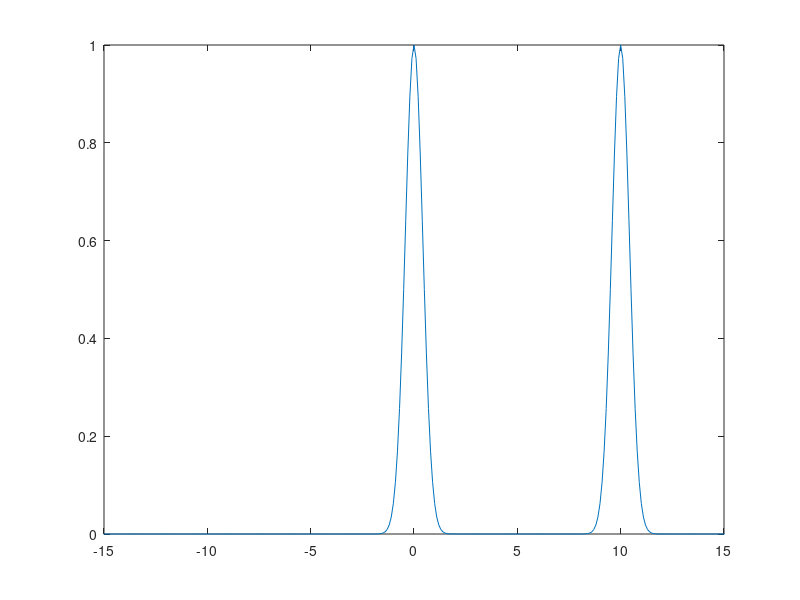
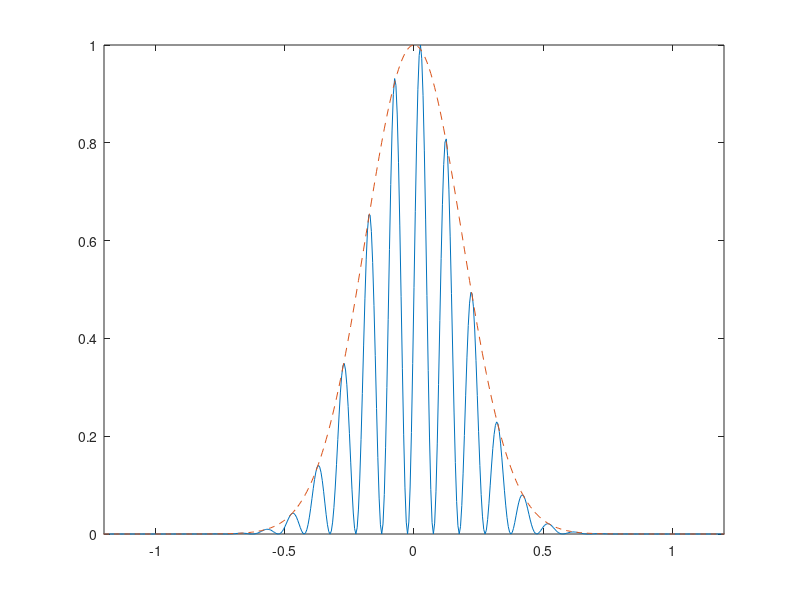
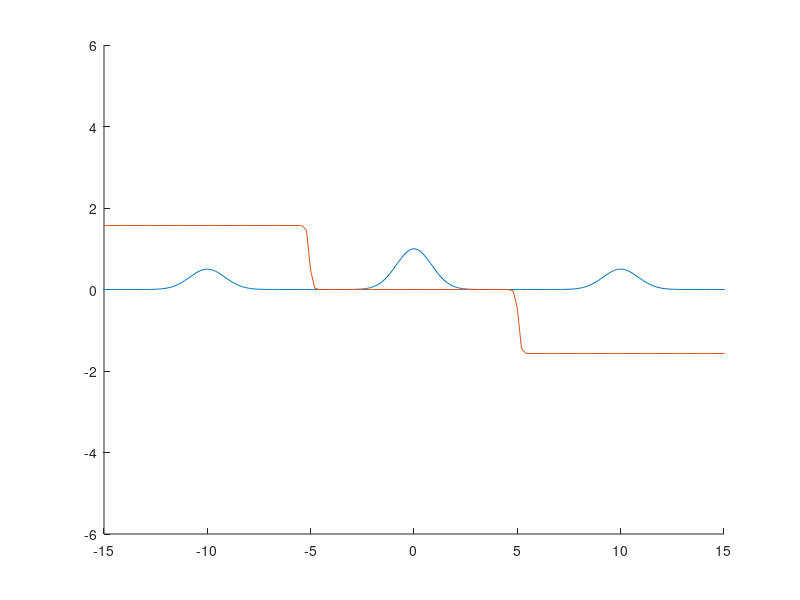

MATLAB code for these plots, in order: (Note: this script raises an error after producing the figures.)
a1=1;
a2=sqrt(1);
tau=10;
phi=0.5*pi;
dt=0.1;
t=(-100:dt:100)';
N=length(t);
df=1/(max(t)-min(t));
f=df*(-(N-1)/2:(N-1)/2)';
y=a1*exp(-(1.1779*t).^2)+a2*exp(-(1.1779*(t-tau)).^2+1i*phi);
spectrum=fftshift(abs(fft(y)).^2);
spectrum=spectrum./max(spectrum);
spectrum=circshift(spectrum,[0,0]);
autocorr=fftshift(fft(spectrum));
autocorr=autocorr./max(abs(autocorr));

y1=a1*exp(-(1.1779*t).^2);
spectrum1=fftshift(abs(fft(y1)).^2);
spectrum1=spectrum1/max(spectrum1);
% autocorr2=zeros(N,1);
% for ii=1:N
%     autocorr2(ii)=conj(y)*circshift(y,[0,ii-1])';
% end
% autocorr2=fftshift(autocorr2);
% autocorr2=autocorr2./max(autocorr2);
figure
plot(t,abs(y).^2)
xlim([-15,15])

figure
plot(f,spectrum,f,spectrum1,'--')
xlim(1.2*[-1,1])

t2=t(1:2:end);
phase=angle(autocorr(1:2:end));
phiTrend=polyfit(t2((t2<2) & (t2>-2)),phase((t2<2) & (t2>-2)),1);
phase2=phase-phiTrend(1)*t2;

figure
hold
plot(t,abs(autocorr),t2,phase2)
%plot(x,abs(autocorr2),x,angle(autocorr2))
xlim([-15,15])

[~,loc]=findpeaks(abs(autocorr(1:2:end)),'minPeakProminence',0.1);
phi1=phase2(loc);
figure
plot(phi1)